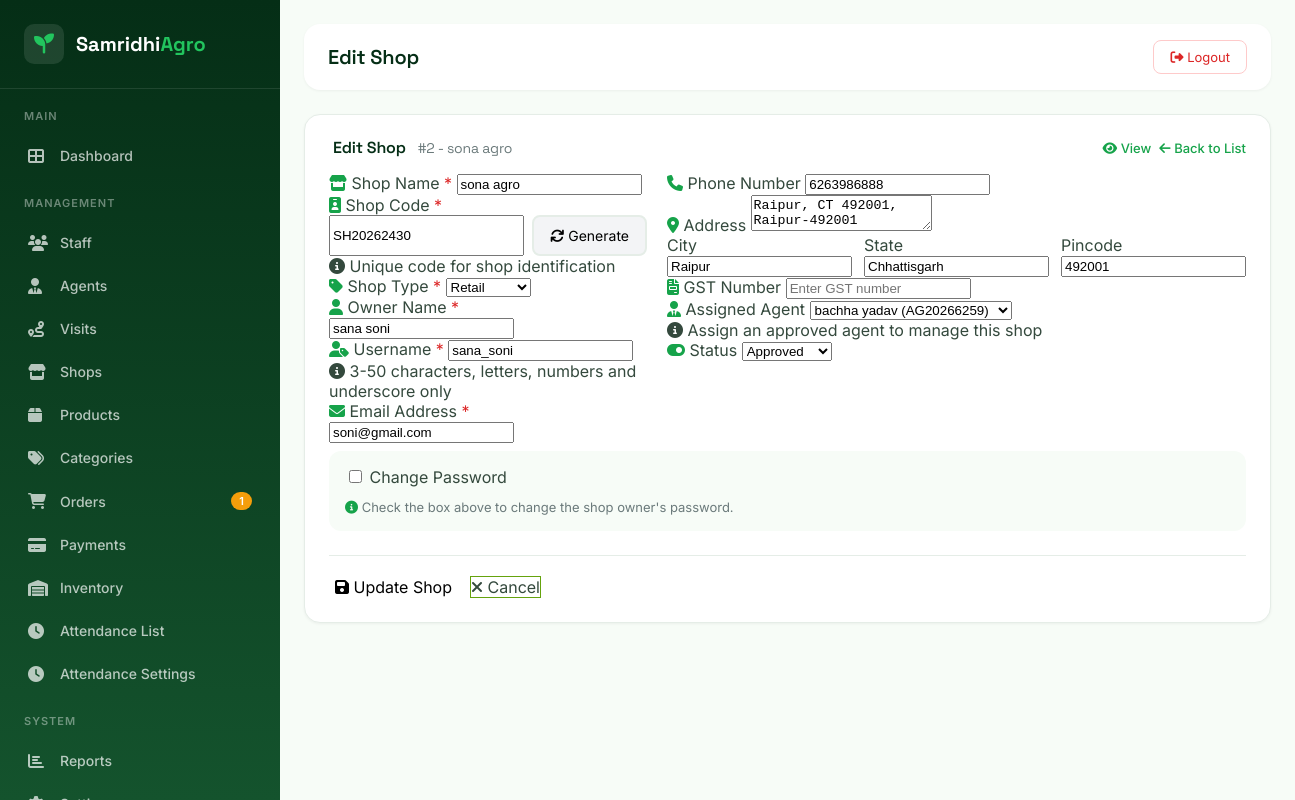
/admin/shop-edit.php?id=2 (signed in), run on the app's committed database.
### tables this page shows
CREATE TABLE `shops` (
  `id` int(11) NOT NULL,
  `user_id` int(11) NOT NULL,
  `shop_code` varchar(50) NOT NULL,
  `shop_name` varchar(100) NOT NULL,
  `shop_type` enum('retail','wholesale','both') NOT NULL DEFAULT 'retail',
  `owner_name` varchar(100) DEFAULT NULL,
  `phone` varchar(20) DEFAULT NULL,
  `email` varchar(100) DEFAULT NULL,
  `address` text DEFAULT NULL,
  `city` varchar(50) DEFAULT NULL,
  `state` varchar(50) DEFAULT NULL,
  `pincode` varchar(10) DEFAULT NULL,
  `gst_number` varchar(50) DEFAULT NULL,
  `establishment_year` int(4) DEFAULT NULL,
  `shop_category` varchar(50) NOT NULL DEFAULT 'grocery',
  `delivery_available` tinyint(1) NOT NULL DEFAULT 0,
  `working_hours_start` time DEFAULT NULL,
  `working_hours_end` time DEFAULT NULL,
  `weekend_days` varchar(100) DEFAULT NULL,
  `shop_image` varchar(255) DEFAULT NULL,
  `agent_id` int(11) DEFAULT NULL,
  `status` enum('pending','approved','rejected','suspended') NOT NULL DEFAULT 'pending',
  `approved_by` int(11) DEFAULT NULL,
  `approved_at` datetime DEFAULT NULL,
  `latitude` decimal(10,8) DEFAULT NULL,
  `longitude` decimal(11,8) DEFAULT NULL,
  `created_at` datetime NOT NULL DEFAULT current_timestamp(),
  `updated_at` datetime NOT NULL DEFAULT current_timestamp() ON UPDATE current_timestamp()
);

CREATE TABLE `users` (
  `id` int(11) NOT NULL,
  `username` varchar(50) NOT NULL,
  `email` varchar(100) NOT NULL,
  `password_hash` varchar(255) NOT NULL,
  `full_name` varchar(100) NOT NULL,
  `phone` varchar(20) DEFAULT NULL,
  `avatar` varchar(255) DEFAULT NULL,
  `role` enum('admin','staff','agent','shop') NOT NULL DEFAULT 'staff',
  `status` enum('active','inactive','suspended') NOT NULL DEFAULT 'active',
  `last_login` datetime DEFAULT NULL,
  `last_ip` varchar(45) DEFAULT NULL,
  `created_at` datetime NOT NULL DEFAULT current_timestamp(),
  `updated_at` datetime NOT NULL DEFAULT current_timestamp() ON UPDATE current_timestamp()
);

CREATE TABLE `agents` (
  `id` int(11) NOT NULL,
  `user_id` int(11) NOT NULL,
  `agent_code` varchar(50) NOT NULL,
  `company_name` varchar(100) DEFAULT NULL,
  `gst_number` varchar(50) DEFAULT NULL,
  `address` text DEFAULT NULL,
  `city` varchar(50) DEFAULT NULL,
  `state` varchar(50) DEFAULT NULL,
  `pincode` varchar(10) DEFAULT NULL,
  `commission_rate` decimal(5,2) DEFAULT 0.00,
  `status` enum('pending','approved','rejected','suspended') NOT NULL DEFAULT 'pending',
  `approved_by` int(11) DEFAULT NULL,
  `approved_at` datetime DEFAULT NULL,
  `created_at` datetime NOT NULL DEFAULT current_timestamp(),
  `updated_at` datetime NOT NULL DEFAULT current_timestamp() ON UPDATE current_timestamp()
);

### admin/shop-edit.php (the view, shortened to what the rows shown need)
<?php
require_once '../config/database.php';
require_once '../config/functions.php';
$db = getDB();
$shopId = isset($_GET['id']) ? (int)$_GET['id'] : 0;
$sql = "SELECT s.*, u.id as user_id, u.username, u.email, u.phone, u.full_name as owner_name,
        u.status as user_status, u.created_at as user_created_at
        FROM shops s
        JOIN users u ON s.user_id = u.id
        WHERE s.id = ?";
$shop = $db->fetchOne($sql, [$shopId]);
$sql = "SELECT a.id, u.full_name, a.agent_code
        FROM agents a
        JOIN users u ON a.user_id = u.id
        WHERE a.status = 'approved'
        ORDER BY u.full_name";
$agentList = $db->fetchAll($sql);
$formData = [
    'shop_name' => $shop['shop_name'],
    'shop_code' => $shop['shop_code'],
    'shop_type' => $shop['shop_type'],
    'owner_name' => $shop['owner_name'],
    'username' => $shop['username'],
    'email' => $shop['email'],
    'phone' => $shop['phone'] ?? '',
    'address' => $shop['address'] ?? '',
    'city' => $shop['city'] ?? '',
    'state' => $shop['state'] ?? '',
    'pincode' => $shop['pincode'] ?? '',
    'gst_number' => $shop['gst_number'] ?? '',
    'agent_id' => $shop['agent_id'] ?? 0,
    'status' => $shop['status']
];
require_once '../includes/admin_header.php';
?>
<div class="content-card">
    <div class="card-header">
        <h3 class="card-title">
            Edit Shop
            <span style="font-size: 14px; font-weight: 400; color: #6B7A7B; margin-left: 8px;">
                #<?php echo $shop['id']; ?> - <?php echo escapeHtml($shop['shop_name']); ?>
            </span>
        </h3>
    </div>
    <form method="POST" action="" id="shopForm" novalidate>
        <div class="form-grid" style="display: grid; grid-template-columns: 1fr 1fr; gap: 20px;">
            <div>
                <div class="form-group">
                    <label class="form-label" for="shop_name">
                        <i class="fas fa-store" style="color: #16A34A;"></i>
                        Shop Name <span style="color: #DC2626;">*</span>
                    </label>
                    <input
                        type="text"
                        id="shop_name"
                        name="shop_name"
                        class="form-input <?php echo isset($errors['shop_name']) ? 'error' : ''; ?>"
                        value="<?php echo escapeHtml($formData['shop_name']); ?>"
                        placeholder="Enter shop name"
                        required
                    >
                </div>
                <div class="form-group">
                    <div style="display: flex; gap: 8px;">
                        <input
                            type="text"
                            id="shop_code"
                            name="shop_code"
                            class="form-input <?php echo isset($errors['shop_code']) ? 'error' : ''; ?>"
                            value="<?php echo escapeHtml($formData['shop_code']); ?>"
                            placeholder="Enter shop code"
                            required
                            style="flex: 1;"
                        >
                        <button type="button" onclick="generateShopCode()" style="
                            padding: 10px 16px;
                            background: #F3F4F6;
                            border: 2px solid #E5EDE7;
                            border-radius: 8px;
                            cursor: pointer;
                            font-family: 'Inter', sans-serif;
                            font-size: 14px;
                            transition: all 0.3s ease;
                            white-space: nowrap;
                        ">
                            <i class="fas fa-sync"></i> Generate
                        </button>
                    </div>
                </div>
                <div class="form-group">
                    <label class="form-label" for="shop_type">
                        <i class="fas fa-tag" style="color: #16A34A;"></i>
                        Shop Type <span style="color: #DC2626;">*</span>
                    </label>
                    <select id="shop_type" name="shop_type" class="form-input <?php echo isset($errors['shop_type']) ? 'error' : ''; ?>" required>
                        <option value="retail" <?php echo $formData['shop_type'] === 'retail' ? 'selected' : ''; ?>>Retail</option>
                    </select>
                </div>
                <div class="form-group">
                    <label class="form-label" for="owner_name">
                        <i class="fas fa-user" style="color: #16A34A;"></i>
                        Owner Name <span style="color: #DC2626;">*</span>
                    </label>
                    <input
                        type="text"
                        id="owner_name"
                        name="owner_name"
                        class="form-input <?php echo isset($errors['owner_name']) ? 'error' : ''; ?>"
                        value="<?php echo escapeHtml($formData['owner_name']); ?>"
                        placeholder="Enter owner's full name"
                        required
                    >
                </div>
                <div class="form-group">
                    <label class="form-label" for="username">
                        <i class="fas fa-user-tag" style="color: #16A34A;"></i>
                        Username <span style="color: #DC2626;">*</span>
                    </label>
                    <input
                        type="text"
                        id="username"
                        name="username"
                        class="form-input <?php echo isset($errors['username']) ? 'error' : ''; ?>"
                        value="<?php echo escapeHtml($formData['username']); ?>"
                        placeholder="Enter username"
                        required
                    >
                    <div class="form-hint">
                        <i class="fas fa-info-circle"></i> 3-50 characters, letters, numbers and underscore only
                    </div>
                </div>
                <div class="form-group">
                    <label class="form-label" for="email">
                        <i class="fas fa-envelope" style="color: #16A34A;"></i>
                        Email Address <span style="color: #DC2626;">*</span>
                    </label>
                    <input
                        type="email"
                        id="email"
                        name="email"
                        class="form-input <?php echo isset($errors['email']) ? 'error' : ''; ?>"
                        value="<?php echo escapeHtml($formData['email']); ?>"
                        placeholder="Enter email address"
                        required
                    >
                </div>
            </div>
            <div>
                <div class="form-group">
                    <label class="form-label" for="phone">
                        <i class="fas fa-phone" style="color: #16A34A;"></i>
                        Phone Number
                    </label>
                    <input
                        type="tel"
                        id="phone"
                        name="phone"
                        class="form-input <?php echo isset($errors['phone']) ? 'error' : ''; ?>"
                        value="<?php echo escapeHtml($formData['phone']); ?>"
                        placeholder="Enter 10-digit phone number"
                    >
                </div>
                <div class="form-group">
                    <label class="form-label" for="address">
                        <i class="fas fa-map-marker-alt" style="color: #16A34A;"></i>
                        Address
                    </label>
                    <textarea
                        id="address"
                        name="address"
                        class="form-input"
                        rows="2"
                        placeholder="Enter full address"
                    ><?php echo escapeHtml($formData['address']); ?></textarea>
                </div>
                <div style="display: grid; grid-template-columns: 1fr 1fr 1fr; gap: 12px;">
                    <div class="form-group">
                        <label class="form-label" for="city">City</label>
                        <input
                            type="text"
                            id="city"
                            name="city"
                            class="form-input"
                            value="<?php echo escapeHtml($formData['city']); ?>"
                            placeholder="City"
                        >
                    </div>
                    <div class="form-group">
                        <label class="form-label" for="state">State</label>
                        <input
                            type="text"
                            id="state"
                            name="state"
                            class="form-input"
                            value="<?php echo escapeHtml($formData['state']); ?>"
                            placeholder="State"
                        >
                    </div>
                    <div class="form-group">
                        <label class="form-label" for="pincode">Pincode</label>
                        <input
                            type="text"
                            id="pincode"
                            name="pincode"
                            class="form-input <?php echo isset($errors['pincode']) ? 'error' : ''; ?>"
                            value="<?php echo escapeHtml($formData['pincode']); ?>"
                            placeholder="6-digit pincode"
                        >
                    </div>
                </div>
                <div class="form-group">
                    <label class="form-label" for="agent_id">
                        <i class="fas fa-user-tie" style="color: #16A34A;"></i>
                        Assigned Agent
                    </label>
                    <select id="agent_id" name="agent_id" class="form-input <?php echo isset($errors['agent_id']) ? 'error' : ''; ?>">
                        <?php foreach ($agentList as $agent): ?>
                            <option value="<?php echo $agent['id']; ?>"
                                <?php echo $formData['agent_id'] == $agent['id'] ? 'selected' : ''; ?>>
                                <?php echo escapeHtml($agent['full_name']); ?> (<?php echo escapeHtml($agent['agent_code']); ?>)
                            </option>
                        <?php endforeach; ?>
                    </select>
                    <div class="form-hint">
                        <i class="fas fa-info-circle"></i> Assign an approved agent to manage this shop
                    </div>
                </div>
                <div class="form-group">
                    <label class="form-label" for="status">
                        <i class="fas fa-toggle-on" style="color: #16A34A;"></i>
                        Status
                    </label>
                    <select id="status" name="status" class="form-input">
                        <option value="approved" <?php echo $formData['status'] === 'approved' ? 'selected' : ''; ?>>Approved</option>
                    </select>
                </div>
            </div>
        </div>
    </form>
</div>
<?php require_once '../includes/admin_footer.php'; ?>

### data on the page
shops: id "2", shop_name "sona agro", shop_code "SH20262430", shop_type "Retail", owner_name "sana soni", username "sana_soni", email "soni@gmail.com", phone "6263986888", address "Raipur, CT 492001, Raipur-492001", city "Raipur", state "Chhattisgarh", pincode "492001", agent_id "bachha yadav (AG20266259)", status "Approved"

### other printed values
$pendingOrders "1"
escapeHtml($pageTitle) "Edit Shop"
